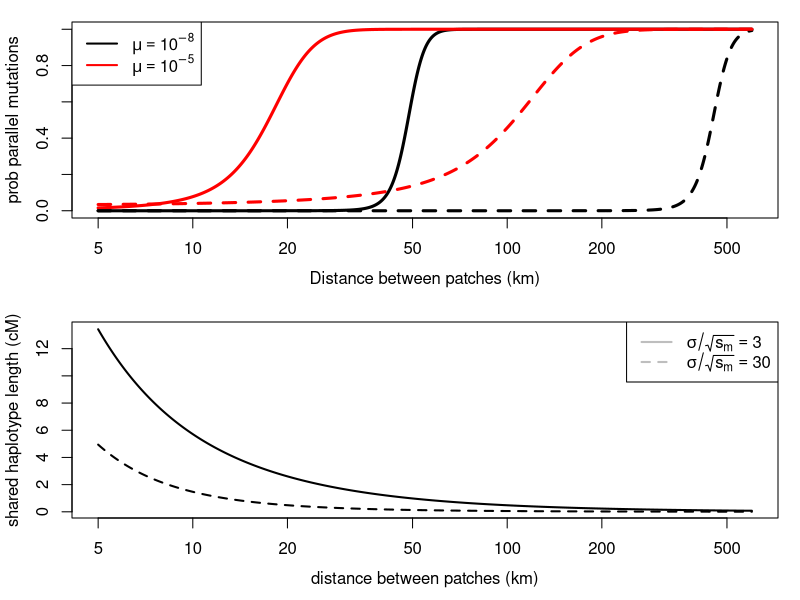

This figure's R source:
char.length= c(3,30)  ## sigma /sqrt(s)


A=100

pdf(file="Lava_flow_mice_prob_parallel.pdf",pointsize=10,width=5,height=4)
layout((1:2))
par(mar=c(4,3.5,1,1)+.1, mgp=c(2.5,1,0))
R = seq(5,600,length=10000) ##distance in Km

plot(0,type='n', log='x', xlim=range(R), ylim=c(0,1), xlab="Distance between patches (km)", ylab="prob parallel mutations")
for (cl in char.length) {
    mu = 1e-8
    prob.parallel <- mu*A/(mu*A + (sqrt(A)*min(sqrt(A),cl))*(1/cl)* exp(-R/cl))  ##assuming sigma=1
    lines(R, prob.parallel, lwd=3, lty=match(cl,char.length))

    mu=1e-5
    prob.parallel <- mu*A/(mu*A + (1/cl)* exp(-R/cl))  ##assuming sigma=1
    lines(R, prob.parallel, lwd=3, col="red", lty=match(cl,char.length))
}

legend("topleft", legend=expression(mu == 10^-8, mu == 10^-5), col=c("black","red"),lty=c(1,1),lwd=2)

####haplotype lengths
##assuming sigma=1
length.hap.1<-sqrt(2)*1/(char.length[1])/R +1/R^2
length.hap.2<-sqrt(2)*1/(char.length[2])/R +1/R^2
plot(R,length.hap.1*100,type="l",log="x",ylab="", xlab="",lty=1,lwd=2)
mtext(side=2,line=2.5,"shared haplotype length (cM)")
mtext(side=1,line=2.5,"distance between patches (km)")
lines(R,length.hap.2*100,lty=2,lwd=2)

legend("topright", legend=expression( sigma/sqrt(s[m]) == 3,sigma/sqrt(s[m]) == 30),col=c("grey","grey"),lty=c(1,2),lwd=2)

dev.off()




######version of graphs for SMBE
## NOT CORRECTED
if (FALSE) {

R = seq(5,600,length=10000) ##distance in Km

#layout(t(1:2))
mu = 1e-8
prob.parallel <- mu*A/(mu*A + (1/char.length[1])* exp(-R/char.length[1]))  ##assuming sigma=1
plot(R, prob.parallel,type="l",lwd=3, xlab="R, km",ylab="",cex.lab=1.3,cex.axis=1.3,log="x") 
mtext(side=2,line=2,"Prob. parallel mutation",cex=1.3)
mu=1e-5
prob.parallel <- mu*A/(mu*A + (1/char.length[1])* exp(-R/char.length[1]))  ##assuming sigma=1

lines(R, prob.parallel,lwd=3,col="red")


R = seq(5,600,length=1000) ##distance in Km
mu = 1e-8
prob.parallel <- mu*A/(mu*A + (1/char.length[2])* exp(-R/char.length[2]))  ##assuming sigma=1
lines(R, prob.parallel,lty=2,lwd=3)

mu=1e-5
prob.parallel <- mu*A/(mu*A + (1/char.length[2])* exp(-R/char.length[2]))  ##assuming sigma=1

lines(R, prob.parallel,lwd=3,col="red",lty=2)

legend("topleft", legend=expression(mu == 10^-8, mu == 10^-5, sigma/sqrt(s[d]) == 3,sigma/sqrt(s[d]) == 30),col=c("black","red","grey","grey"),lty=c(1,1,1,2),lwd=2)

mtext(side=1,line=2,"Distance between patches, r km",cex=1.3)

dev.copy2pdf(file="~/Dropbox/Talks_posters/SMBE-2014/Lava_flow_mice_prob_parallel.pdf")

####haplotype lengths
##assuming sigma=1
length.hap.1<-sqrt(2)*1/(char.length[1])/R +1/R^2
length.hap.2<-sqrt(2)*1/(char.length[2])/R +1/R^2
plot(R,length.hap.1*100,type="l",log="x",ylab="", xlab="",lty=1,lwd=2,cex.lab=1.3,cex.axis=1.3)
mtext(side=2,line=2,"Shared Haplotype Length, cM",cex=1.3)
mtext(side=1,line=2,"Distance between patches, r km",cex=1.3)
lines(R,length.hap.2*100,lty=2,lwd=2)

legend("topright", legend=expression( sigma/sqrt(s[d]) == 3,sigma/sqrt(s[d]) == 30),col=c("grey","grey"),lty=c(1,2),lwd=2)

dev.copy2pdf(file="~/Dropbox/Talks_posters/SMBE-2014/Lava_flow_mice_length_haplotype.pdf")

}
